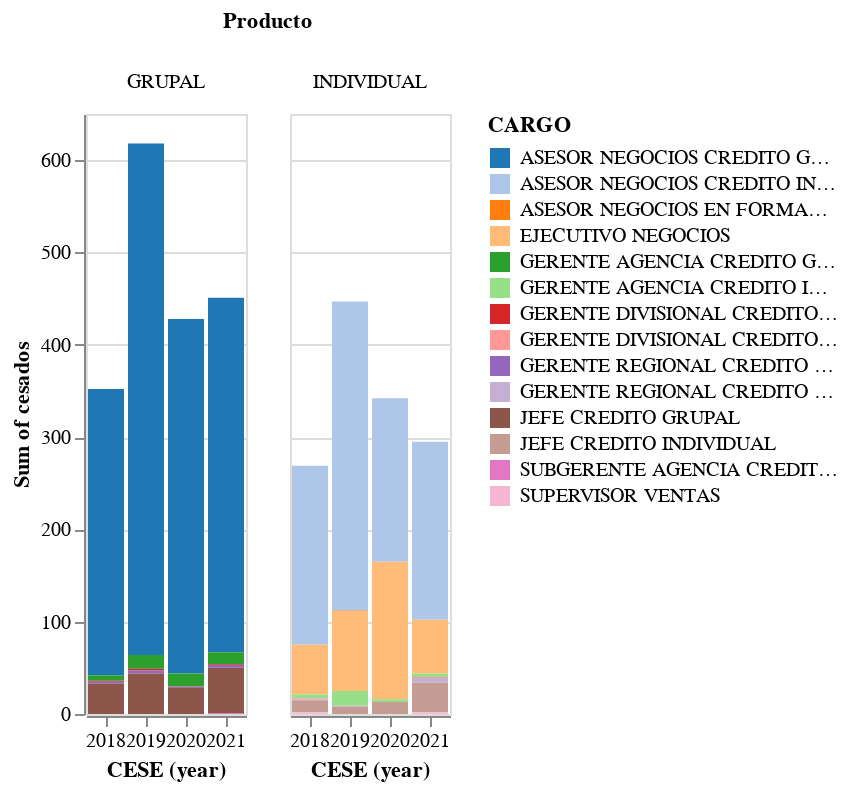

This figure's notebook cell:
### Markdown cell above
* Analizo en cantidad de ceses cuantos hay por cargo en cada producto
    * Resalta a simple vista Asesores de Credito

### Code cell
alt.Chart(ceses_cargo).mark_bar().encode(
x = 'year(CESE):N',
y = 'sum(cesados):Q',
color = alt.Color(
    'CARGO:N',
    scale= alt.Scale(scheme='category20')),
column = 'Producto'
)

### Figure 1 — Vega-Lite specification as saved in the notebook (floating-point values rounded to 4 significant figures; data arrays with more than 128 entries replaced by an {"elided": "..."} marker saying what was removed)
{"config": {"view": {"continuousWidth": 400, "continuousHeight": 300}}, "data": {"name": "data-cd008d076bca0ae2a660e0998aae7923"}, "mark": "bar", "encoding": {"color": {"type": "nominal", "field": "CARGO", "scale": {"scheme": "category20"}}, "column": {"type": "nominal", "field": "Producto"}, "x": {"type": "nominal", "field": "CESE", "timeUnit": "year"}, "y": {"type": "quantitative", "aggregate": "sum", "field": "cesados"}}, "$schema": "https://vega.github.io/schema/vega-lite/v4.8.1.json", "datasets": {"data-cd008d076bca0ae2a660e0998aae7923": {"elided": "291 records"}}}
